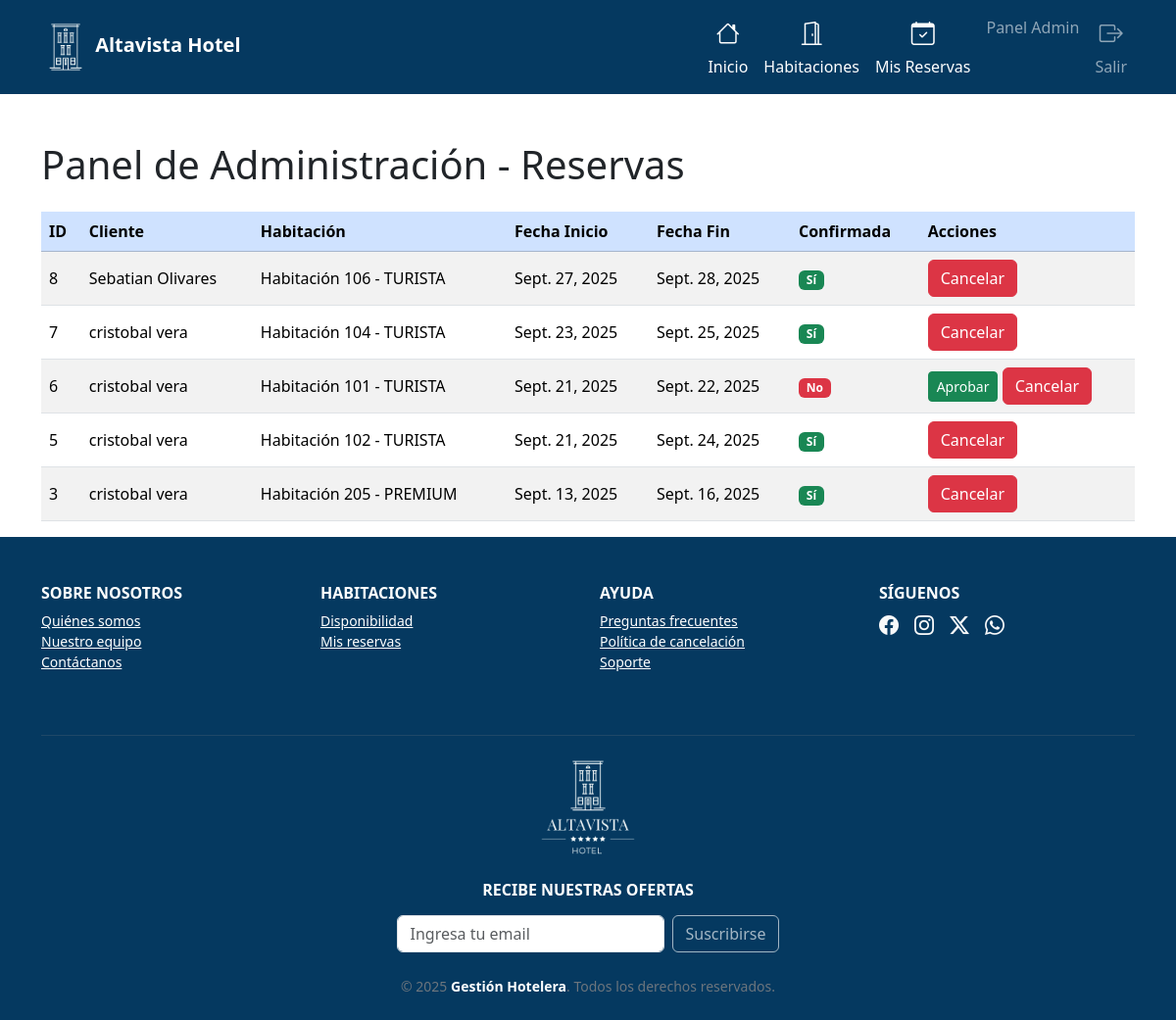
Before: /administracion/reservas/ (signed in) with the older database file.
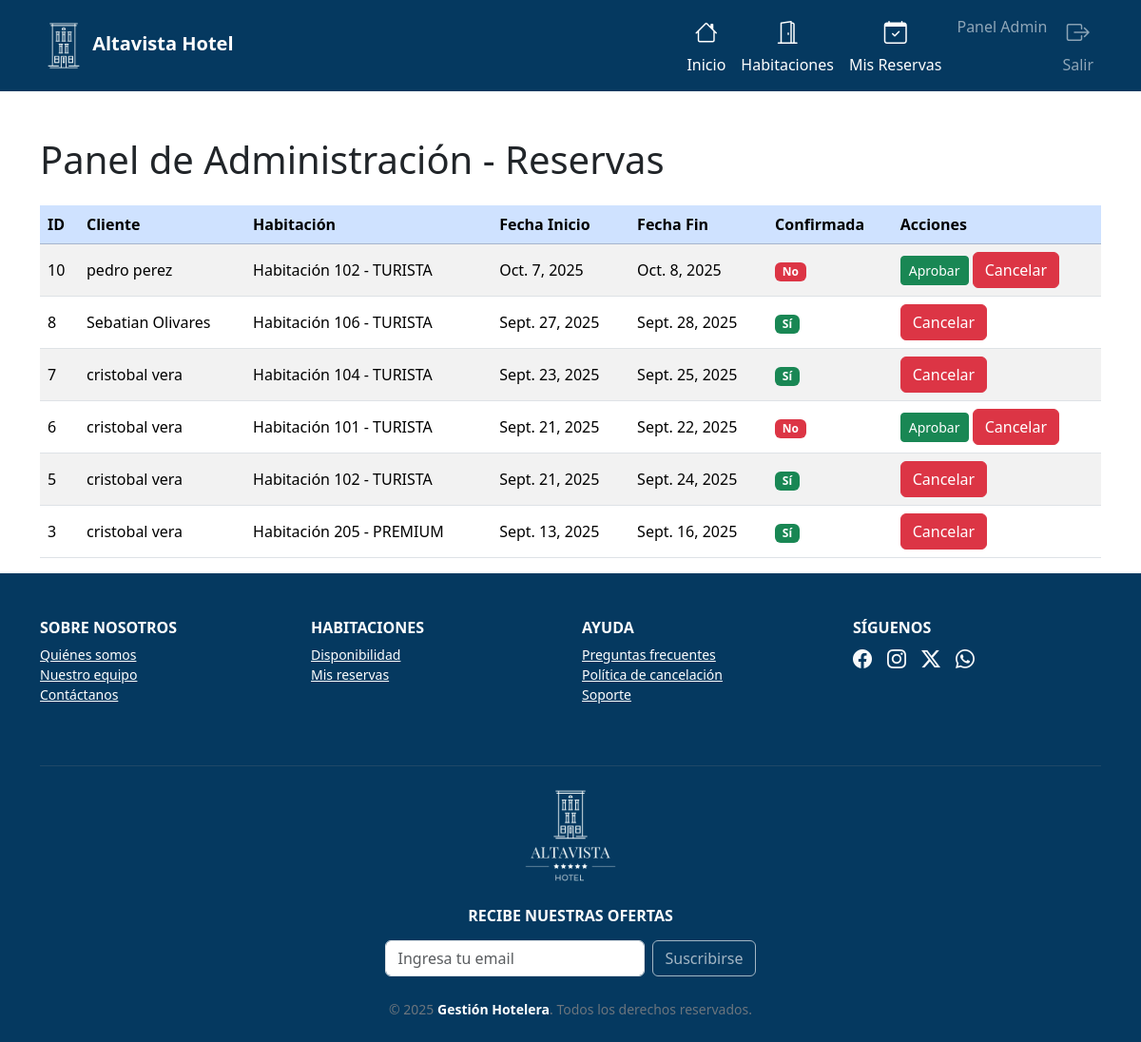
After: the same page with the newer database file.
### reservas/models.py (models this page shows, shortened)
class Reserva(models.Model):
    cliente = models.ForeignKey(Cliente, on_delete=models.CASCADE)
    habitacion = models.ForeignKey(Habitacion, on_delete=models.CASCADE)
    fecha_inicio = models.DateField()
    fecha_fin = models.DateField()
    fecha_reserva = models.DateTimeField(auto_now_add=True)
    confirmada = models.BooleanField(default=False)
    monto_total = models.IntegerField(blank=True, null=True)   # <-- ahora entero
    monto_reserva = models.IntegerField(blank=True, null=True) # <-- ahora entero

class Cliente(models.Model):
    user = models.OneToOneField(User, on_delete=models.CASCADE)
    nombre = models.CharField(max_length=100)
    apellido = models.CharField(max_length=100)
    rut_pasaporte = models.CharField(max_length=20, unique=True)  # agregado
    email = models.EmailField(unique=True)
    telefono = models.CharField(max_length=20, blank=True, null=True)
    fecha_registro = models.DateTimeField(auto_now_add=True)
    def __str__(self):
        return f"{self.nombre} {self.apellido}"

class Habitacion(models.Model):
    CATEGORIAS = [
        ('TURISTA', 'Turista'),
        ('PREMIUM', 'Premium'),
    ]
    numero = models.IntegerField(unique=True)
    categoria = models.CharField(max_length=10, choices=CATEGORIAS)
    descripcion = models.TextField()
    equipamiento = models.TextField(blank=True, null=True)  # agregado
    precio_diario = models.IntegerField()  # <-- ahora entero
    disponible = models.BooleanField(default=True)
    def __str__(self):
        return f"Habitación {self.numero} - {self.categoria}"

### administracion/views.py (the view)
# urls.py: path('reservas/', views.reservas_list, name='reservas_list_admin'),
@login_required
@user_passes_test(es_admin)
def reservas_list(request):
    reservas = Reserva.objects.all().order_by('-fecha_reserva')
    return render(request, 'administracion/reservas_list.html', {'reservas': reservas})

### administracion/views.py (called while the page is built)
def es_admin(user):
    return user.groups.filter(name="Administradores").exists()

### reservas/templatetags/custom_tags.py (called while the page is built)
@register.filter(name='has_group')
def has_group(user, group_name):
    return user.groups.filter(name=group_name).exists()

### templates/administracion/reservas_list.html
{% extends 'reservas/base.html' %}
{% block content %}
<div class="container mt-5">
    <h1 class="mb-4">Panel de Administración - Reservas</h1>
<div class="table-responsive">
  <table class="table table-striped table-hover align-middle">
    <thead class="table-primary">
      <tr>
        <th>ID</th>
        <th>Cliente</th>
        <th>Habitación</th>
        <th>Fecha Inicio</th>
        <th>Fecha Fin</th>
        <th>Confirmada</th>
        <th>Acciones</th>
      </tr>
    </thead>
    <tbody>
      {% for reserva in reservas %}
      <tr>
        <td>{{ reserva.id }}</td>
        <td>{{ reserva.cliente }}</td>
        <td>{{ reserva.habitacion }}</td>
        <td>{{ reserva.fecha_inicio }}</td>
        <td>{{ reserva.fecha_fin }}</td>
        <td>
          {% if reserva.confirmada %}
            <span class="badge bg-success">Sí</span>
          {% else %}
            <span class="badge bg-danger">No</span>
          {% endif %}
        </td>
        <td>
          {% if not reserva.confirmada %}
            <a href="{% url 'aprobar_reserva' reserva.id %}" class="btn btn-sm btn-success" onclick="return confirm('¿Estás seguro de que deseas aprobar esta reserva?');">Aprobar</a>
          {% endif %}
         <a href="{% url 'cancelar_reserva' reserva.id %}"
   class="btn btn-danger"
   onclick="return confirm('¿Estás seguro de que deseas cancelar esta reserva?');">
  Cancelar
</a>
        </td>
      </tr>
      {% empty %}
      <tr>
        <td colspan="7" class="text-center text-muted">No hay reservas registradas</td>
      </tr>
      {% endfor %}
    </tbody>
  </table>
</div>
</div>
{% endblock %}

Changed rows visible on the page:
added Reserva: id "10", cliente "pedro perez", habitacion "Habitación 102 - TURISTA", fecha_inicio "Oct. 7, 2025", fecha_fin "Oct. 8, 2025", confirmada "No"
